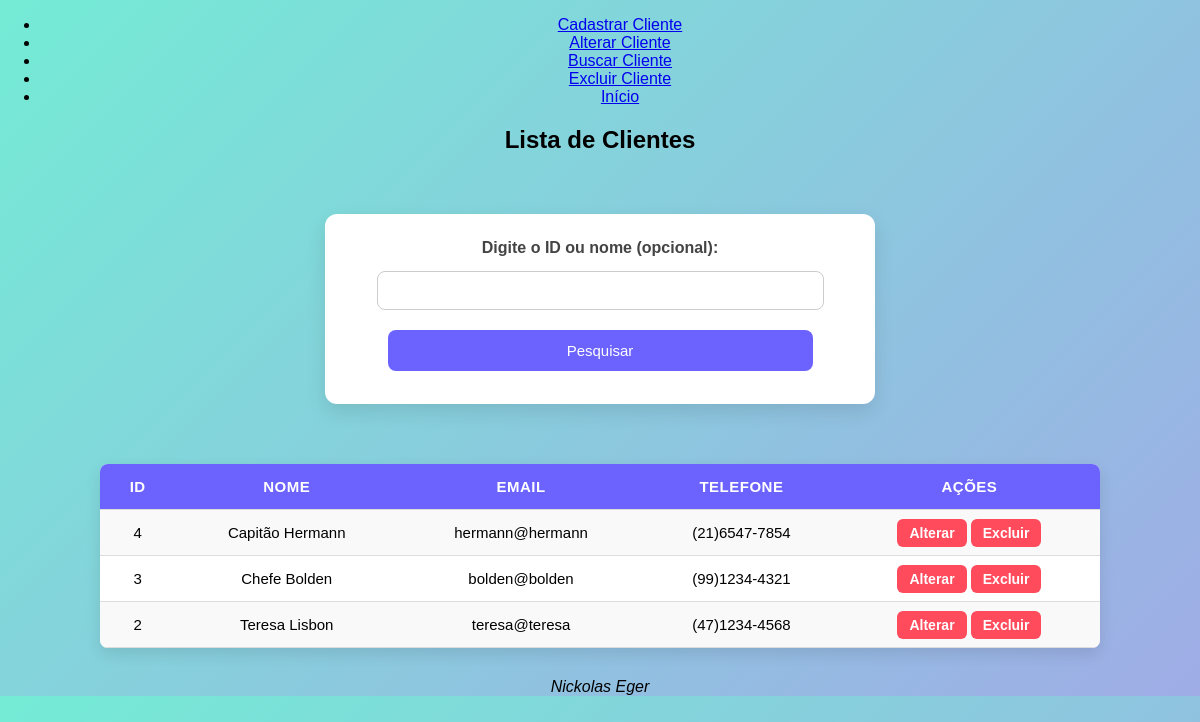
/buscar_cliente.php (signed in), run on the app's committed database.
### tables this page shows
CREATE TABLE IF NOT EXISTS `cliente` (
  `id_cliente` int NOT NULL AUTO_INCREMENT,
  `nome_cliente` varchar(100) NOT NULL,
  `endereco` varchar(255) DEFAULT NULL,
  `telefone` varchar(20) DEFAULT NULL,
  `email` varchar(100) DEFAULT NULL,
  `id_funcionario_responsavel` int DEFAULT NULL,
  PRIMARY KEY (`id_cliente`),
  UNIQUE KEY `email` (`email`),
  KEY `fk_cliente_funcionario` (`id_funcionario_responsavel`)
);

### buscar_cliente.php (the view, shortened to what this page needs)
<?php
require_once 'conexao.php';
if($_SERVER["REQUEST_METHOD"]=="POST" && !empty($_POST['busca'])){
    $busca = trim($_POST['busca']);
    if(is_numeric($busca)){
        $sql="SELECT * FROM cliente WHERE id_cliente = :busca ORDER BY nome_cliente ASC";
        $stmt=$pdo->prepare($sql);
        $stmt->bindParam(':busca',$busca, PDO::PARAM_INT);
    }else{
        $sql="SELECT * FROM cliente WHERE nome_cliente LIKE :busca_nome ORDER BY nome_cliente ASC";
        $stmt=$pdo->prepare($sql);
        $stmt->bindValue(':busca_nome',"%$busca%", PDO::PARAM_STR);
    }
    }else{
        $sql="SELECT * FROM cliente ORDER BY nome_cliente ASC";
        $stmt=$pdo->prepare($sql);
    }
    $stmt->execute();
    $clientes = $stmt->fetchALL(PDO::FETCH_ASSOC);
?>
<!DOCTYPE html>
<html lang="pt-BR">
<head>
    <link rel = "stylesheet" href = "styles.css">
</head>
<body>
    <nav class="navbar">
        <ul>
            <li><a href="cadastro_cliente.php">Cadastrar Cliente</a></li>
            <li><a href="alterar_cliente.php">Alterar Cliente</a></li>
            <li><a href="buscar_cliente.php">Buscar Cliente</a></li>
            <li><a href="excluir_cliente.php">Excluir Cliente</a></li>
            <li><a href="principal.php">Início</a></li>
        </ul>
    </nav>
    <h2>Lista de Clientes</h2>
    <form action="buscar_cliente.php" method="POST">
        <label for="busca">Digite o ID ou nome (opcional): </label>
        <input type="text" id="busca" name="busca">
        <button type="submit">Pesquisar</button>
    </form>
    <?php if(!empty($clientes)): ?>
        <table>
            <tr>
                <th>ID</th>
                <th>Nome</th>
                <th>Email</th>
                <th>Telefone</th>
                <th>Ações</th>
            </tr>
            <?php foreach($clientes as $cliente): ?>
            <tr>
                <td><?= htmlspecialchars($cliente['id_cliente']) ?></td>
                <td><?= htmlspecialchars($cliente['nome_cliente']) ?></td>
                <td><?= htmlspecialchars($cliente['email']) ?></td>
                <td><?= htmlspecialchars($cliente['telefone']) ?></td>
                <td>
                    <a href="alterar_cliente.php?id=<?= htmlspecialchars($cliente['id_cliente']) ?>">Alterar</a>
                    <a href="excluir_cliente.php?id=<?= htmlspecialchars($cliente['id_cliente']) ?>" onclick="return confirm('Tem certeza que deseja excluir este cliente?')">Excluir</a>
                </td>
            </tr>
            <?php endforeach; ?>
        </table>
    <?php else: ?>
        <p>Nenhum cliente encontrado.</p>
    <?php endif; ?>
    <center>
        <address>Nickolas Eger</address>
    </center>
</body>
</html>

### styles.css (style rules this page uses)
body { font-family: Arial, sans-serif; background: linear-gradient(135deg, #74ebd5, #9face6); text-align: center; margin: 0; padding: 0; }
input, button { width: 100%; padding: 12px; margin: 8px 0; border-radius: 8px; border: 1px solid #ccc; font-size: 15px; transition: all 0.3s ease; }
form { width: 500px; margin: 60px auto; padding: 25px; background-color: #fff; border-radius: 12px; box-shadow: 0px 8px 20px rgba(0, 0, 0, 0.1); display: flex; flex-direction: column; align-items: center; }
label { display: block; font-weight: 600; margin-bottom: 6px; color: #444; }
input[type="text"], input[type="email"], input[type="password"], select { width: 85%; padding: 10px; margin-bottom: 12px; border: 1px solid #ccc; border-radius: 8px; font-size: 15px; transition: all 0.3s ease; }
button { width: 85%; padding: 12px; background-color: #6c63ff; color: white; border: none; border-radius: 8px; font-size: 15px; cursor: pointer; transition: all 0.3s ease; }
table { width: 90%; max-width: 1000px; margin: 30px auto; border-collapse: collapse; font-family: Arial, sans-serif; box-shadow: 0 6px 15px rgba(0,0,0,0.1); background: #fff; border-radius: 8px; overflow: hidden; }
table th, table td { padding: 14px 18px; text-align: center; border-bottom: 1px solid #ddd; font-size: 15px; }
table th { background: #6c63ff; color: #fff; font-weight: bold; text-transform: uppercase; letter-spacing: 0.5px; }
table tr:nth-child(even) { background: #f9f9f9; }
table a { text-decoration: none; color: #fff; background: #ff4b5c; padding: 6px 12px; border-radius: 6px; font-weight: bold; font-size: 14px; transition: 0.3s; }

### data on the page
cliente: id_cliente "4", nome_cliente "Capitão Hermann", email "hermann@hermann", telefone "(21)6547-7854"
cliente: id_cliente "3", nome_cliente "Chefe Bolden", email "bolden@bolden", telefone "(99)1234-4321"
cliente: id_cliente "2", nome_cliente "Teresa Lisbon", email "teresa@teresa", telefone "(47)1234-4568"
